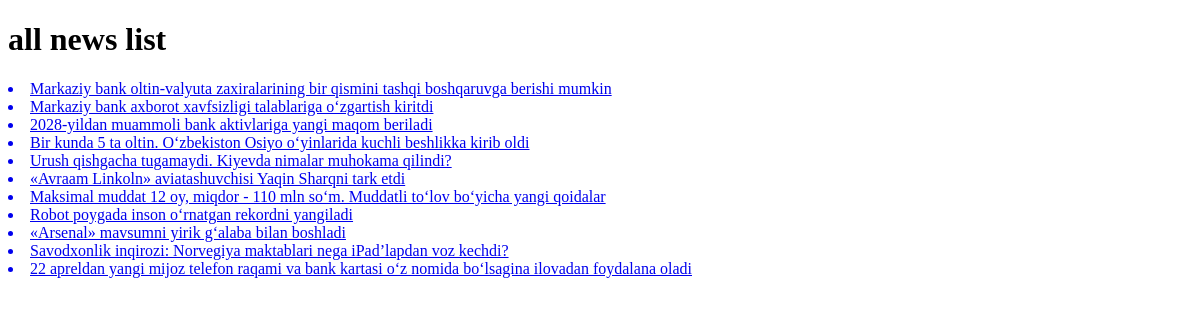
The page /news/ on the database as committed earlier.
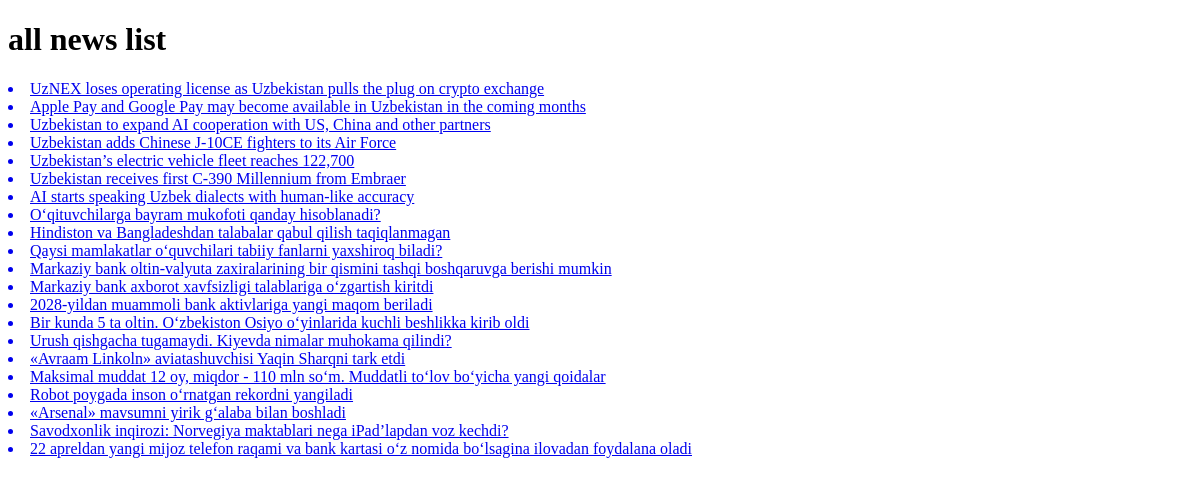
The same page on the database as committed later.
### signals/models.py (models this page shows, shortened)
class News(models.Model):
    class Status(models.TextChoices):
        Draft = "DF", "Draft"
        Published = "PB", "Published"
    title = models.CharField(max_length=250)
    slug = models.SlugField(max_length=250)
    body = models.TextField()
    image = models.ImageField(upload_to='news/images')
    category = models.ForeignKey(Category, on_delete=models.CASCADE)
    publish_time = models.DateTimeField(default=timezone.now)
    created_time = models.DateTimeField(auto_now_add=True)
    updated_time = models.DateTimeField(auto_now=True)
    status = models.CharField(max_length=2, choices=Status.choices, default=Status.Draft)
    objects = models.Manager()
    published = PublishedManager()
    class Meta:
        ordering = ["-publish_time"]

### signals/views.py (the view)
# urls.py: path('news/', news_list, name="all_news_list"),
def news_list(request):
    news_list = News.published.all()
    context = {
        "news_list": news_list
    }
    return render(request, "news/news_list.html", context)

### templates/news/news_list.html (shortened to what this page needs)
<!DOCTYPE html>
<html lang="en">
<head>
</head>
<body>
    <h1>all news list</h1>
    {% for news in news_list %}
    <a href="{% url 'news_detail_page' news.pk %}">
           <li> {{ news.title }} </li>
           </a>
    {% endfor %}
</body>
</html>

Rows that differ between the two databases and show on the page:
added News: title "UzNEX loses operating license as Uzbekistan pulls the plug on crypto exchange"
added News: title "Apple Pay and Google Pay may become available in Uzbekistan in the coming months"
added News: title "Uzbekistan to expand AI cooperation with US, China and other partners"
added News: title "Uzbekistan adds Chinese J-10CE fighters to its Air Force"
added News: title "Uzbekistan’s electric vehicle fleet reaches 122,700"
added News: title "Uzbekistan receives first C-390 Millennium from Embraer"
added News: title "AI starts speaking Uzbek dialects with human-like accuracy"
added News: title "Oʻqituvchilarga bayram mukofoti qanday hisoblanadi?"
added News: title "Hindiston va Bangladeshdan talabalar qabul qilish taqiqlanmagan"
added News: title "Qaysi mamlakatlar oʻquvchilari tabiiy fanlarni yaxshiroq biladi?"
